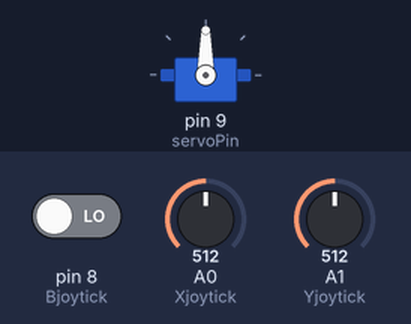
Bench run of a sketch on a simulated Arduino Uno, built with avr-gcc and run on an emulated ATmega328P. Shown: servo. The inputs (shaded band) are chosen by the test bench; at power-on: A0 (Xjoytick) = 512, pin 8 (Bjoytick) LOW, A1 (Yjoytick) = 512. What the sketch prints to the serial monitor is not drawn.

Above: at 1.2 s.
1.3 s: A0 (Xjoytick) set to 716
At 1.8 s:
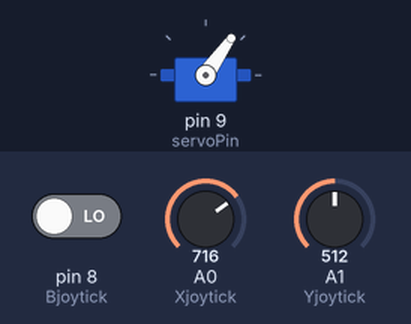
2.8 s: A0 (Xjoytick) set to 900
At 4.0 s:
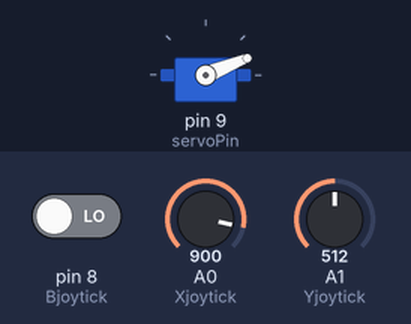
4.3 s: A0 (Xjoytick) set to 1023
At 5.2 s:
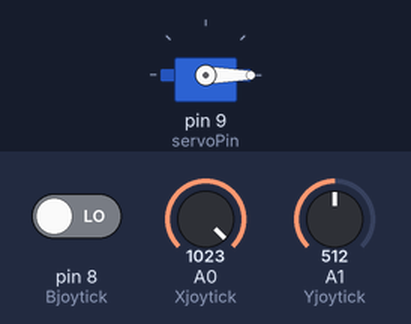
5.8 s: A0 (Xjoytick) set to 306
At 6.4 s:
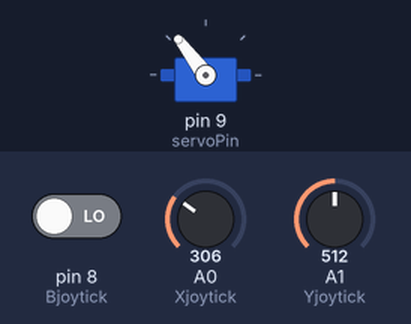
7.3 s: A0 (Xjoytick) set to 122
At 7.7 s:
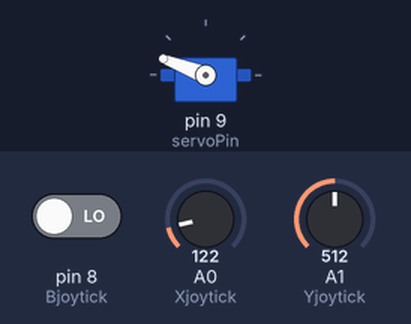
8.8 s: A0 (Xjoytick) set to 0
At 9.9 s:
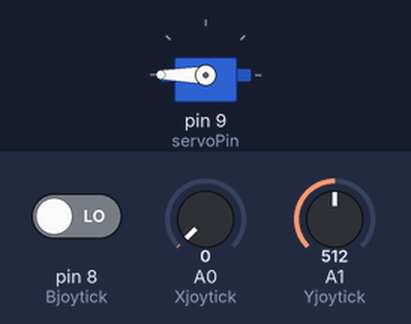
Timing chart, 0 to 11.3 s (numbered marks = the images above; inputs shaded):
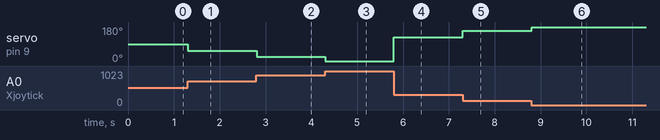

The sketch:

Servo_joytick.ino
```cpp
#include <Servo.h>
//servo
Servo myServo;
int servoPin=9;
int servoPos=180;
//JoyticK
int Xjoytick=A0;
int Yjoytick=A1;
int Bjoytick=8;


void setup() {
  // put your setup code here, to run once:
  Serial.begin(9600);
  myServo.attach(servoPin);
  pinMode(Xjoytick,INPUT);
  pinMode(Yjoytick,INPUT);
  pinMode(Bjoytick,INPUT);
  myServo.write(0);

}

void loop() {
    int XValue=analogRead(Xjoytick);
    int YValue=analogRead(Yjoytick);
    int BValue=digitalRead(Bjoytick);

    //Serial.println(XValue); Serial.println(YValue); Serial.println(BValue);
    int Xservo=map(XValue,0,1023,180,0);
    int Yservo=map(YValue,0,1023,0,180);
    myServo.write(Xservo);
    Serial.println(Xservo);
    //Serial.println(Yservo);
}
```

Measured:
- after the input at 1.3 s, servo on pin 9 (servoPin): 90° → 55° at once
- after the input at 2.8 s, servo on pin 9 (servoPin): 55° → 22° at once
- after the input at 4.3 s, servo on pin 9 (servoPin): 22° → 0° at once
- after the input at 5.8 s, servo on pin 9 (servoPin): 0° → 127° at once
- after the input at 7.3 s, servo on pin 9 (servoPin): 127° → 159° at once
- after the input at 8.8 s, servo on pin 9 (servoPin): 159° → 180° at once
